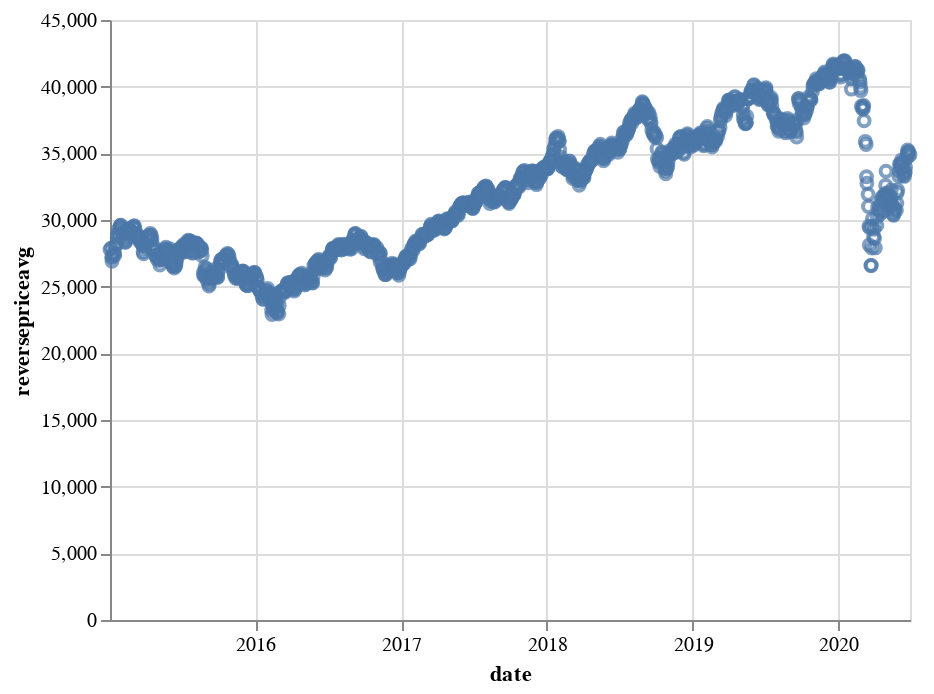

Source (notebook cell):
### Code cell
altdata_reversepricepercentchg = pricereverseboolean_shock(2, bse_data)
altdata_reversepricepercentchg.reset_index(inplace=True)
altdata_reversepricepercentchg.rename(columns={list(altdata_reversepricepercentchg)[0]:'date'}, inplace=True)
alt.Chart(altdata_reversepricepercentchg).mark_point().encode(
    x='date',
    y='reversepriceavg'
)

### Figure 1 — Vega-Lite specification as saved in the notebook (floating-point values rounded to 4 significant figures; data arrays with more than 128 entries replaced by an {"elided": "..."} marker saying what was removed)
{"config": {"view": {"continuousWidth": 400, "continuousHeight": 300}}, "data": {"name": "data-f226bc74da4fc4da1525785a23aec328"}, "mark": "point", "encoding": {"x": {"type": "temporal", "field": "date"}, "y": {"type": "quantitative", "field": "reversepriceavg"}}, "$schema": "https://vega.github.io/schema/vega-lite/v4.8.1.json", "datasets": {"data-f226bc74da4fc4da1525785a23aec328": {"elided": "1345 records"}}}
